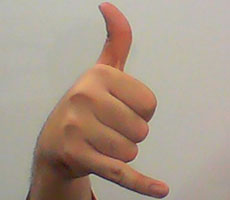
#> input picture DataSet/Y/Y0.jpg, 230 x 200 px; its folder holds 4 pictures in this run
$ python reducir.py
#> lines starting #> are read from the running program, lines starting #| are printed output that depends on the picture
import cv2
import os

def load_images_from_folder(folder):
#> called with folder = './Y/'
    images = []
    i=0
    for filename in os.listdir(folder):
        img = cv2.imread(os.path.join(folder,filename))
#> img is the input picture: shape (200, 230, 3); mean B, G, R 138.9, 153.9, 171.3
        if img is not None:
            imgpq = cv2.resize(img,(32,32))
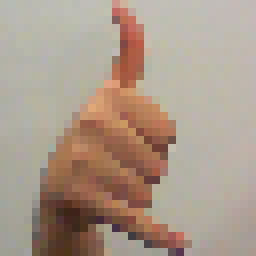
#> imgpq: shape (32, 32, 3) (shown 8 times larger); mean B, G, R 138.8, 153.8, 171.2
            file_name = "./Y/Y" + str(i) + ".jpg"
            cv2.imwrite(file_name, imgpq)
            i+=1
#> pass 2 of the loop in load_images_from_folder, `for filename in os.listdir(folder):`:
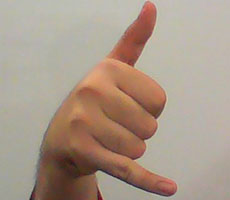
#> input picture DataSet/Y/Y1.jpg, 230 x 200 px
#> in load_images_from_folder, img is the input picture: shape (200, 230, 3); mean B, G, R 137.2, 152.3, 170.2
#> in load_images_from_folder, `imgpq = cv2.resize(img,(32,32))`:
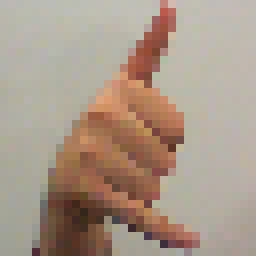
#> imgpq: shape (32, 32, 3) (shown 8 times larger); mean B, G, R 137.1, 152.3, 170.1
#> pass 3 of the loop in load_images_from_folder, `for filename in os.listdir(folder):`:
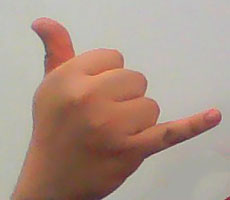
#> input picture DataSet/Y/Y10.jpg, 230 x 200 px
#> in load_images_from_folder, img is the input picture: shape (200, 230, 3); mean B, G, R 136.3, 149.5, 172.9
#> in load_images_from_folder, `imgpq = cv2.resize(img,(32,32))`:
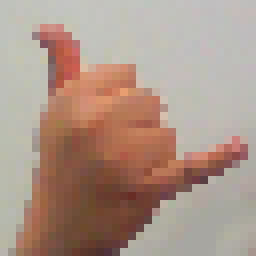
#> imgpq: shape (32, 32, 3) (shown 8 times larger); mean B, G, R 136.2, 149.4, 172.8
#> the loop made 4 passes; the first 3 are shown

folder = "./Y/"
load_images_from_folder(folder)
